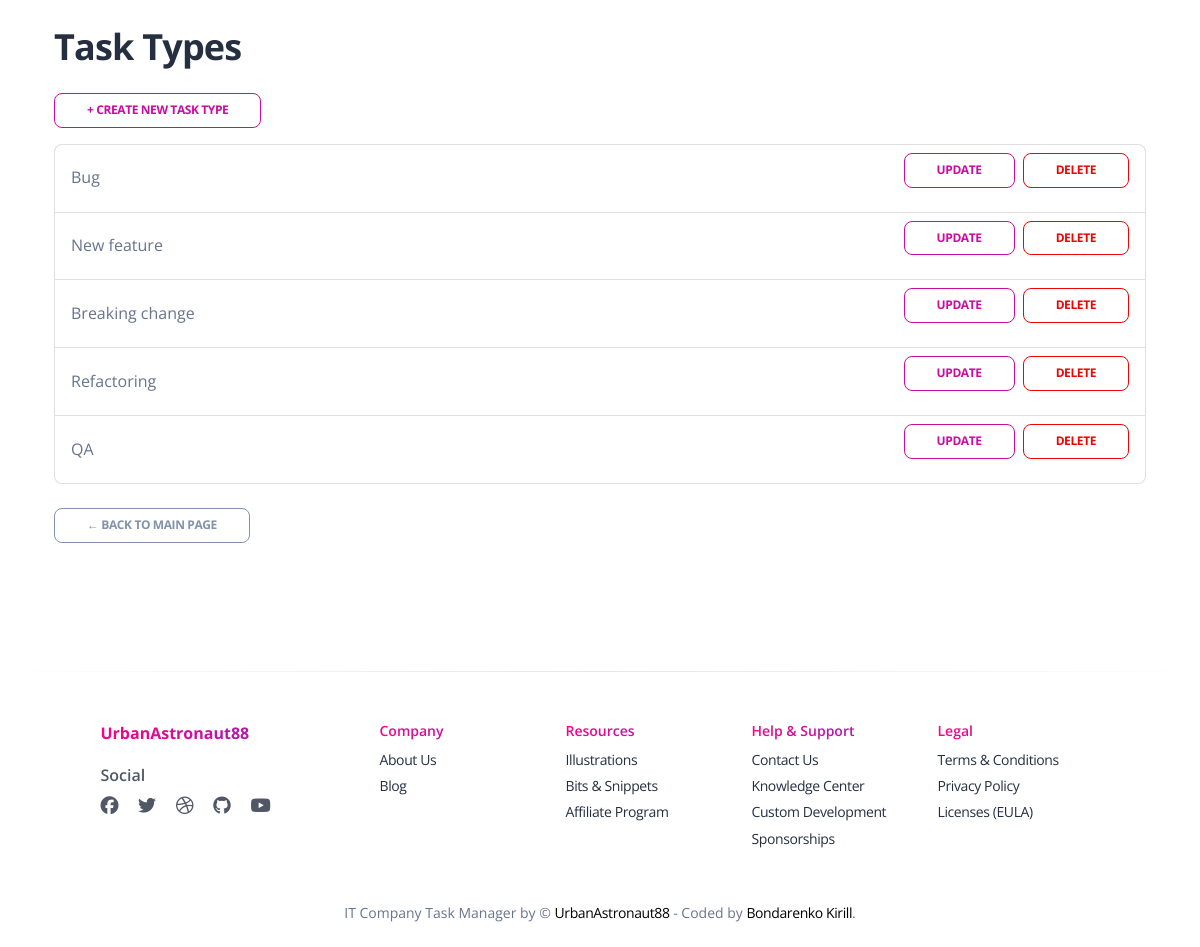
The page /tasktypes/ (signed in) on the database its author committed.
### main/models.py (models this page shows, shortened)
class TaskType(models.Model):
    name = models.CharField(max_length=255, unique=True)

### main/views.py (the view)
# urls.py: path("", TaskTypeListView.as_view(), name="tasktype-list"),
class TaskTypeListView(LoginRequiredMixin, ListView):
    model = TaskType
    template_name = "main/tasktype_list.html"
    context_object_name = "task_types"

### main/context_processors.py (called while the page is built)
def cfg_assets_root(request):
    return { 'ASSETS_ROOT' : settings.ASSETS_ROOT }

### templates/main/tasktype_list.html (shortened to what this page needs)
{% extends "layouts/base.html" %}
{% block content %}
<div class="container mt-4">
  <h2 class="mb-4">Task Types</h2>
  <a href="{% url 'main:tasktypes:tasktype-create' %}" class="btn btn-sm btn-outline-primary mb-3">
    + Create New Task Type
  </a>
  {% if task_types %}
    <ul class="list-group mb-4">
      {% for type in task_types %}
        <li class="list-group-item d-flex justify-content-between align-items-center">
          {{ type.name }}
          <div class="d-flex gap-2">
            <a href="{% url 'main:tasktypes:tasktype-update' type.pk %}" class="btn btn-sm btn-outline-primary">Update</a>
            <a href="{% url 'main:tasktypes:tasktype-delete' type.pk %}" class="btn btn-sm btn-outline-danger">Delete</a>
          </div>
        </li>
      {% endfor %}
    </ul>
  {% else %}
    <div class="alert alert-info mt-3">No task types available.</div>
  {% endif %}
  <a href="{% url 'main:home' %}" class="btn btn-sm btn-outline-secondary">
    ← Back to main page
  </a>
</div>
{% endblock %}

### rows shown on the page
TaskType: name "Bug"
TaskType: name "New feature"
TaskType: name "Breaking change"
TaskType: name "Refactoring"
TaskType: name "QA"
